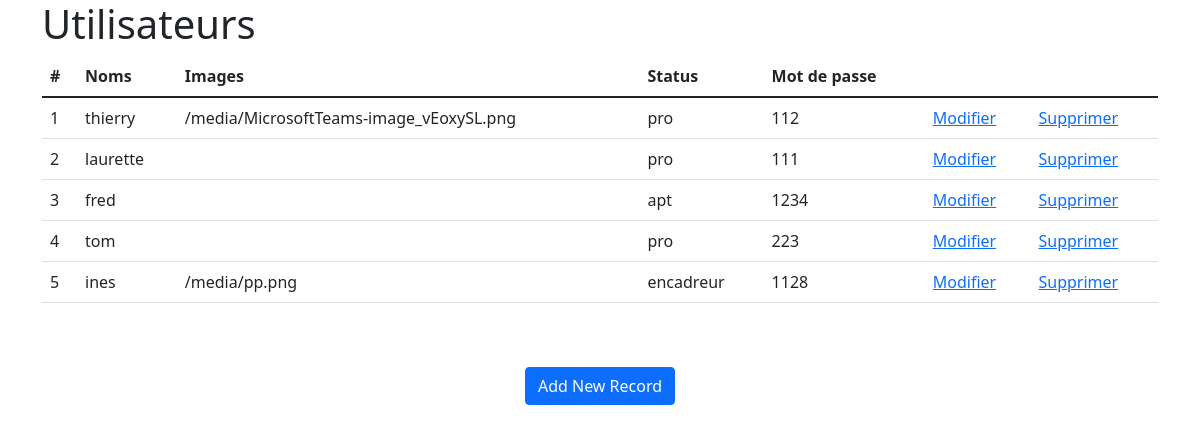
The page / on the database its author committed.
### crud/models.py (models this page shows, shortened)
class Utilisateurs (models.Model):
    nom = models.CharField (max_length = 200)
    image = models.ImageField (blank= True, default='pp.png')
    status = models.CharField (max_length = 30)
    mot_de_passe = models.CharField(max_length = 20, unique = True)
    class Meta:
        db_table = 'Utilisateurs'
        """managed = True
        verbose_name = 'ModelName'
        verbose_name_plural = 'ModelNames' """

### crud/views.py (the view)
def show(request):
    utilisateurs = Utilisateurs.objects.all()
    return render(request,"utilisateur.html",{'utilisateurs':utilisateurs})

### crud/templates/utilisateur.html (shortened to what this page needs)
{% extends 'base.html' %}
{% block content %}
  <h1 class="page-header">Utilisateurs</h1>
  <table class="table" id="book-table">
    <thead>
      <tr>
        <th>#</th>
        <th>Noms</th>
        <th>Images</th>
        <th>Status</th>
        <th>Mot de passe </th>
      </tr>
    </thead>
    <tbody>
      {% for utilisateur in utilisateurs  %}
        <tr>
          <td>{{forloop.counter}}</td>
          <td>{{ utilisateur.nom }}</td>
          <td>
          {% if utilisateur.image %}
            {{ utilisateur.image.url }}
          {% endif %}
          </td>
          <td>{{ utilisateur.status }}</td>
          <td>{{ utilisateur.mot_de_passe}}</td>
          <td> <a href="{% url 'update' utilisateur.id%}">  Modifier</a></td>
          <td> <a onclick="return confDelete();" href="/delete/{{utilisateur.id}}"> Supprimer </a> </td>
        </tr>
      {% empty %}
        <tr>
          <td colspan="7" class="text-center bg-warning">Aucun utilisateur </td>
        </tr>
      {% endfor %}
    </tbody>
  </table>
  <br>
<br>
<center><a href="/emp" class="btn btn-primary">Add New Record</a></center>
{% endblock %}

### crud/templates/base.html (shortened to what this page needs)
{% load static %}<!DOCTYPE html>
<html lang="en">
  <head>
    <link href="{% static 'dist/css/bootstrap.min.css' %}" rel="stylesheet">
  </head>
  <body>
    <div class="container">
      {% block content %}
      {% endblock %}
    </div>
  </body>
</html>

### rows shown on the page
Utilisateurs: nom "thierry", image "/media/MicrosoftTeams-image_vEoxySL.png", status "pro", mot_de_passe "112"
Utilisateurs: nom "laurette", status "pro", mot_de_passe "111"
Utilisateurs: nom "fred", status "apt", mot_de_passe "1234"
Utilisateurs: nom "tom", status "pro", mot_de_passe "223"
Utilisateurs: nom "ines", image "/media/pp.png", status "encadreur", mot_de_passe "1128"
